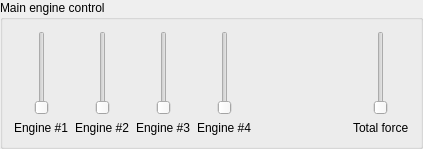
                  <widget class="QGroupBox" name="groupBoxEngineMainControl">
                   <property name="sizePolicy">
                    <sizepolicy hsizetype="Expanding" vsizetype="Preferred">
                     <horstretch>0</horstretch>
                     <verstretch>0</verstretch>
                    </sizepolicy>
                   </property>
                   <property name="title">
                    <string>Main engine control</string>
                   </property>
                   <layout class="QHBoxLayout" name="horizontalLayout_19">
                    <item>
                     <layout class="QVBoxLayout" name="verticalLayout_12">
                      <item>
                       <widget class="QSlider" name="verticalSliderEngine1">
                        <property name="sizePolicy">
                         <sizepolicy hsizetype="Minimum" vsizetype="Expanding">
                          <horstretch>0</horstretch>
                          <verstretch>0</verstretch>
                         </sizepolicy>
                        </property>
                        <property name="orientation">
                         <enum>Qt::Vertical</enum>
                        </property>
                       </widget>
                      </item>
                      <item>
                       <widget class="QLabel" name="label_18">
                        <property name="text">
                         <string>Engine #1</string>
                        </property>
                       </widget>
                      </item>
                     </layout>
                    </item>
                    <item>
                     <layout class="QVBoxLayout" name="verticalLayout_13">
                      <item>
                       <widget class="QSlider" name="verticalSliderEngine1_2">
                        <property name="sizePolicy">
                         <sizepolicy hsizetype="Minimum" vsizetype="Expanding">
                          <horstretch>0</horstretch>
                          <verstretch>0</verstretch>
                         </sizepolicy>
                        </property>
                        <property name="orientation">
                         <enum>Qt::Vertical</enum>
                        </property>
                       </widget>
                      </item>
                      <item>
                       <widget class="QLabel" name="label_19">
                        <property name="text">
                         <string>Engine #2</string>
                        </property>
                       </widget>
                      </item>
                     </layout>
                    </item>
                    <item>
                     <layout class="QVBoxLayout" name="verticalLayout_14">
                      <item>
                       <widget class="QSlider" name="verticalSliderEngine1_3">
                        <property name="sizePolicy">
                         <sizepolicy hsizetype="Minimum" vsizetype="Expanding">
                          <horstretch>0</horstretch>
                          <verstretch>0</verstretch>
                         </sizepolicy>
                        </property>
                        <property name="orientation">
                         <enum>Qt::Vertical</enum>
                        </property>
                       </widget>
                      </item>
                      <item>
                       <widget class="QLabel" name="label_20">
                        <property name="text">
                         <string>Engine #3</string>
                        </property>
                       </widget>
                      </item>
                     </layout>
                    </item>
                    <item>
                     <layout class="QVBoxLayout" name="verticalLayout_15">
                      <item>
                       <widget class="QSlider" name="verticalSliderEngine1_4">
                        <property name="sizePolicy">
                         <sizepolicy hsizetype="Minimum" vsizetype="Expanding">
                          <horstretch>0</horstretch>
                          <verstretch>0</verstretch>
                         </sizepolicy>
                        </property>
                        <property name="orientation">
                         <enum>Qt::Vertical</enum>
                        </property>
                       </widget>
                      </item>
                      <item>
                       <widget class="QLabel" name="label_21">
                        <property name="text">
                         <string>Engine #4</string>
                        </property>
                       </widget>
                      </item>
                     </layout>
                    </item>
                    <item>
                     <spacer name="horizontalSpacer_3">
                      <property name="orientation">
                       <enum>Qt::Horizontal</enum>
                      </property>
                      <property name="sizeHint" stdset="0">
                       <size>
                        <width>95</width>
                        <height>20</height>
                       </size>
                      </property>
                     </spacer>
                    </item>
                    <item>
                     <layout class="QVBoxLayout" name="verticalLayout_16">
                      <item>
                       <widget class="QSlider" name="verticalSliderEngine1_5">
                        <property name="sizePolicy">
                         <sizepolicy hsizetype="Minimum" vsizetype="Expanding">
                          <horstretch>0</horstretch>
                          <verstretch>0</verstretch>
                         </sizepolicy>
                        </property>
                        <property name="orientation">
                         <enum>Qt::Vertical</enum>
                        </property>
                       </widget>
                      </item>
                      <item>
                       <widget class="QLabel" name="label_22">
                        <property name="text">
                         <string>Total force</string>
                        </property>
                       </widget>
                      </item>
                     </layout>
                    </item>
                   </layout>
                  </widget>
